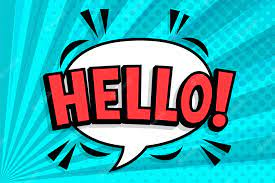
#> input picture images/hello.jpeg, 275 x 183 px
$ python intro.py
#> lines starting #> are read from the running program, lines starting #| are printed output that depends on the picture
import cv2
import numpy as np


#Loads image in BGR format
image = cv2.imread("../images/hello.jpeg")
#> image is the input picture: shape (183, 275, 3); mean B, G, R 181.8, 174.1, 60.4
cv2.imshow("Original image", image)
cv2.waitKey(0)

print("Original image shape", image.shape)
#| Original image shape (183, 275, 3)

#Converts it to greyscale while loading
image_grey = cv2.imread("../images/hello.jpeg", 0)
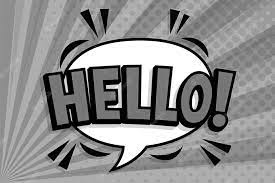
#> image_grey: shape (183, 275); min 0, max 255, mean 140.3
cv2.imshow("New image", image_grey)
cv2.waitKey(0)

print("Grey image shape", image_grey.shape)
#| Grey image shape (183, 275)

image_red = image[:, :, 2]
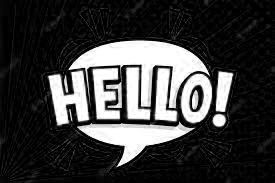
#> image_red: shape (183, 275); min 0, max 255, mean 60.4
cv2.imshow("Image from red values", image_red)
cv2.waitKey(0)

print("Red image shape", image_red.shape)
#| Red image shape (183, 275)

#> (the run stopped early here; a loop or call above may not have finished)
